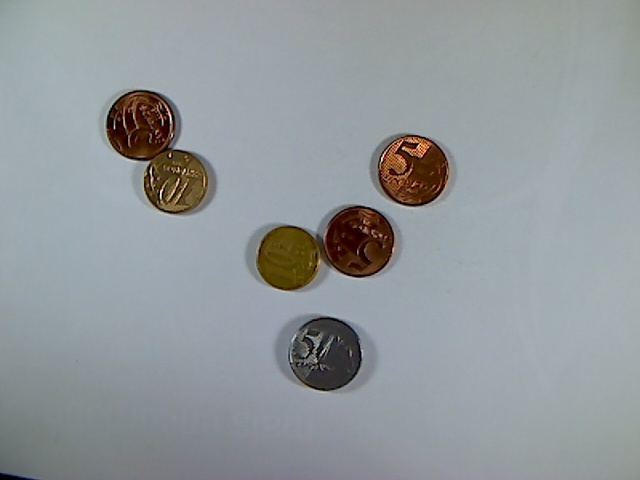
#> input picture coins_samples/sample_coin.jpg, 640 x 480 px, found by its file name
$ jupyter execute detection_example.ipynb
#> lines starting #> are read from the running program, lines starting #| are printed output that depends on the picture; after the words box and inside, x2 and y2 are one past the last pixel; in counts of white or black regions, pixels touching at a corner belong together
Simple example of detection using cv2.HoughCircles with approriate parameters for my task

[cell 1]
import numpy as np

[cell 2]
import cv2

[cell 3]
image = cv2.imread("sample_coin.jpg")
#> image is the input picture: shape (480, 640, 3); mean B, G, R 155.1, 152.4, 146.2

[cell 4]
output = image.copy()

gray_im = cv2.cvtColor(image, cv2.COLOR_BGR2GRAY)
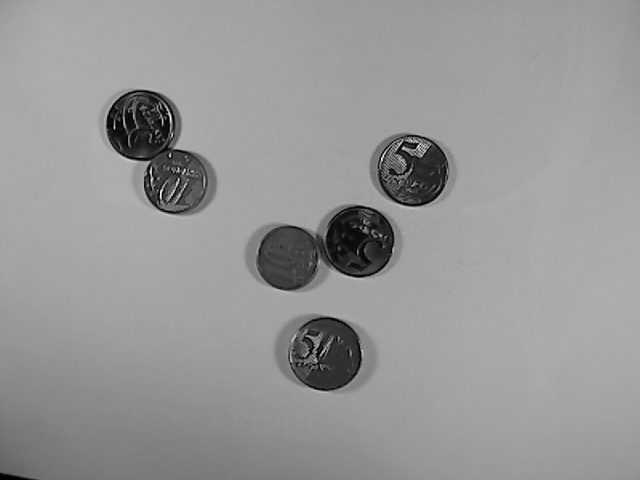
#> gray_im: shape (480, 640); min 0, max 252, mean 150.8
blurred = cv2.GaussianBlur(gray_im, (3, 3), 1)

[cell 5]
from google.colab.patches import cv2_imshow

[cell 6]
# detect circles in the image
circles = cv2.HoughCircles(blurred, cv2.HOUGH_GRADIENT, 1.2, 20, param2=70)
#> circles = [[325.8, 353.4, 37.2], [287.4, 257.4, 32.64], [358.2, 240.6, 35.52], [139.8, 124.2, 35.52], [413.4, 169.8, 32.4]]
# ensure at least some circles were found
if circles is not None:
    # convert the (x, y) coordinates and radius of the circles to integers
    circles = np.round(circles[0, :]).astype("int")
#> circles = [[326, 353, 37], [287, 257, 33], [358, 241, 36], [140, 124, 36], [413, 170, 32]]
    # loop over the (x, y) coordinates and radius of the circles
    for (x, y, r) in circles:
        #draw the circle in the output image, then draw a rectangle
        # corresponding to the center of the circle
        cv2.circle(output, (x, y), r, (0, 255, 0), 4)
        cv2.rectangle(output, (x - 5, y - 5), (x + 5, y + 5), (0, 128, 255), -1)
#> this loop made 5 passes
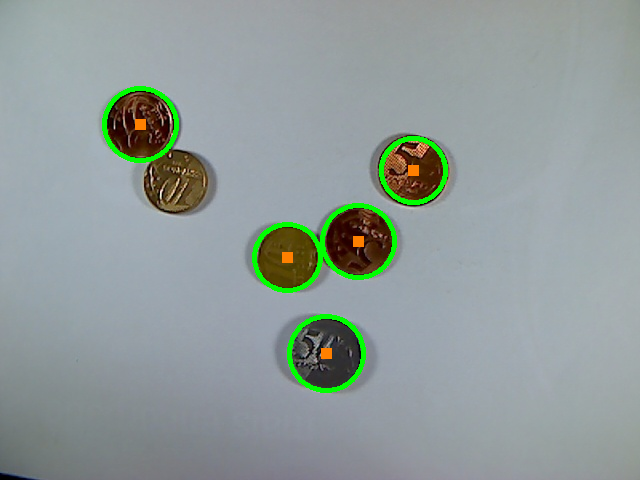
#> output: shape (480, 640, 3); 1.96% of pixels changed, all inside (x1, y1, x2, y2) = (102, 86, 448, 393)
        # show the output image
    cv2_imshow(np.hstack([image, output]))
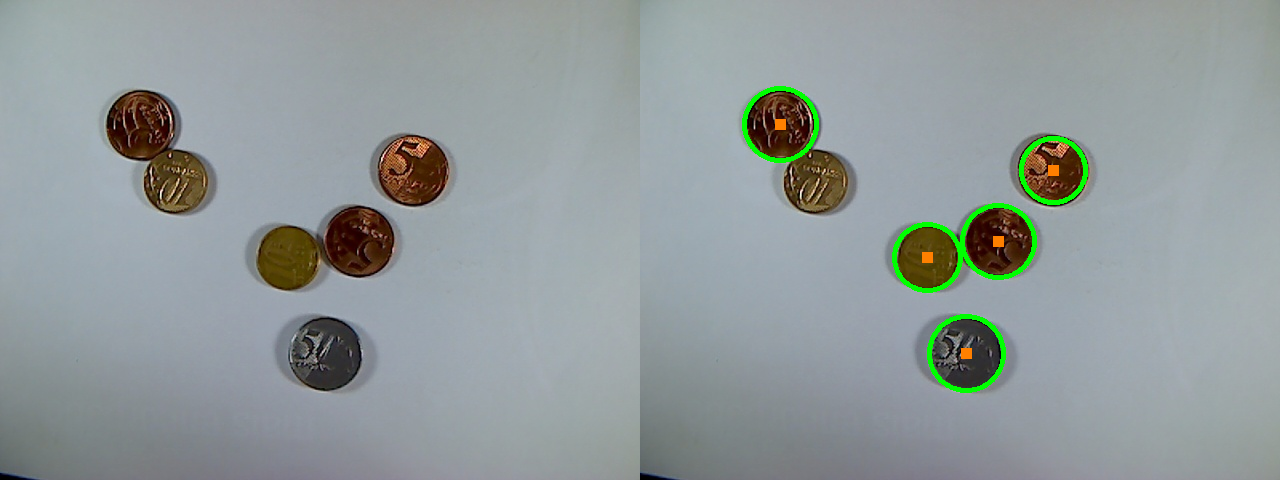
#> shown: shape (480, 1280, 3); mean B, G, R 154.3, 153.9, 145.5
    cv2.waitKey(0)

$ run again, with coins_samples/coins_95.jpg copied over coins_samples/sample_coin.jpg
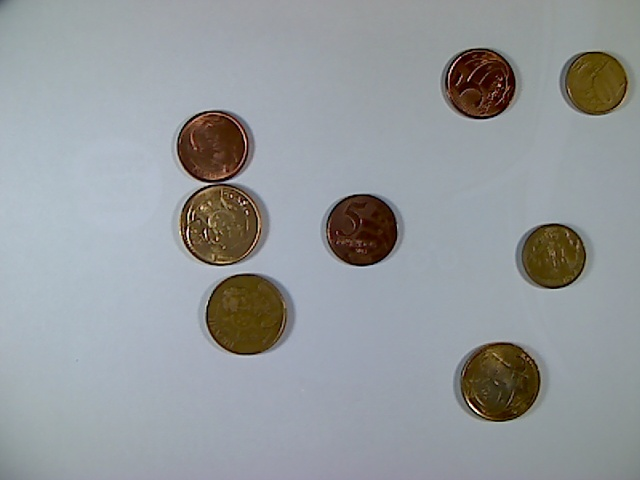
#> input picture coins_samples/coins_95.jpg, 640 x 480 px, found by its file name
#> image is the input picture: shape (480, 640, 3); mean B, G, R 155.8, 153, 148.6
#> `circles = cv2.HoughCircles(blurred, cv2.HOUGH_GRADIENT, 1.2, 20, param..`: circles = [[213, 145.8, 35.88], [219, 226.2, 38.88], [245.4, 315, 39.96], [502.2, 382.2, 37.56], [594.6, 84.6, 30.24], [366.6, 229.8, 37.2], [487.8, 82.2, 33.72], [547.8, 255, 32.4], [239.4, 231, 27.84]]
#> `circles = np.round(circles[0, :]).astype("int")`: circles = [[213, 146, 36], [219, 226, 39], [245, 315, 40], [502, 382, 38], [595, 85, 30], [367, 230, 37], [488, 82, 34], [548, 255, 32], [239, 231, 28]]
#> the loop `for (x, y, r) in circles:` made 9 passes
#> after the loop `for (x, y, r) in circles:`:
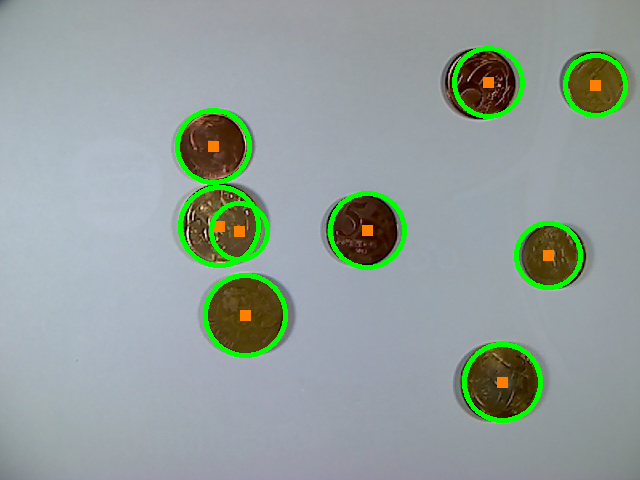
#> output: shape (480, 640, 3); 3.52% of pixels changed, all inside (x1, y1, x2, y2) = (175, 46, 628, 423)
#> `cv2_imshow(np.hstack([image, output]))`:
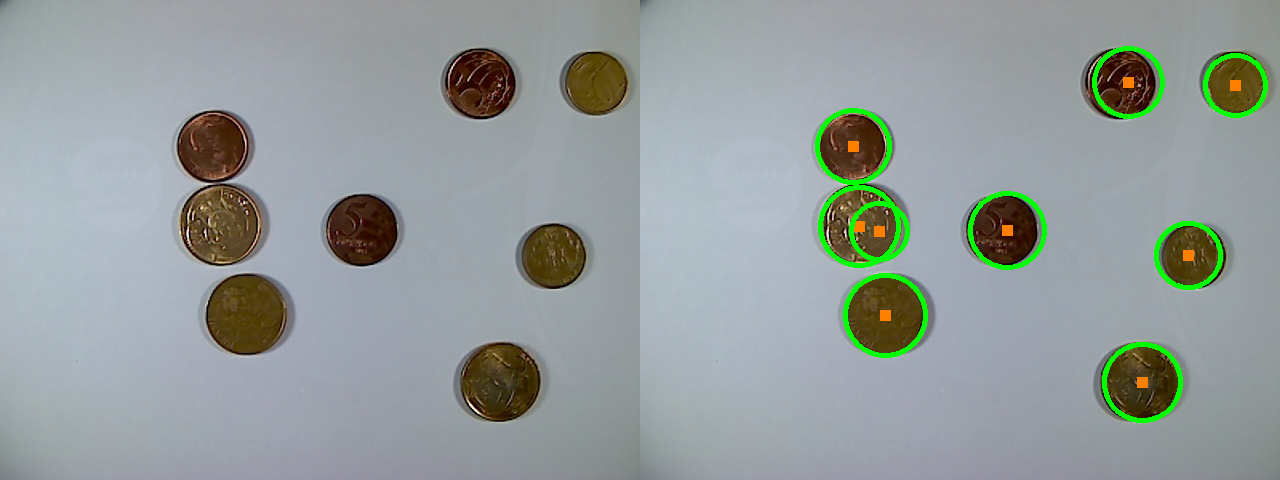
#> shown: shape (480, 1280, 3); mean B, G, R 154.6, 155.8, 147.4
